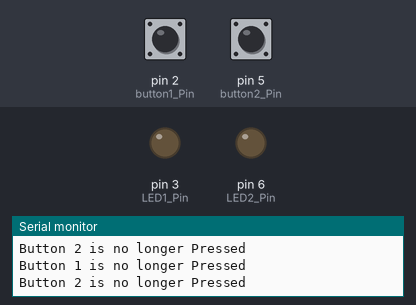
Bench run of a sketch on a simulated Arduino Uno, built with avr-gcc and run on an emulated ATmega328P. Parts: output pins drawn as LEDs (lit = HIGH), the last lines printed to the serial monitor. The inputs (shaded band) are chosen by the test bench; at power-on: pin 2 (button1_Pin) LOW, pin 5 (button2_Pin) LOW.

Above: at 1.2 s.
1.3 s: pin 2 (button1_Pin) pulled HIGH for 0.25 s
At 1.5 s:
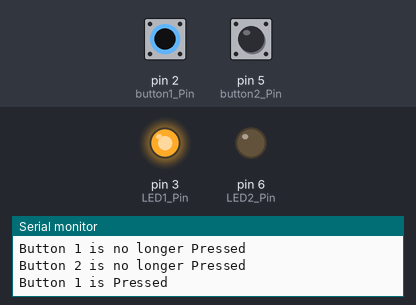
3.1 s: pin 5 (button2_Pin) pulled HIGH for 0.25 s
At 3.4 s:
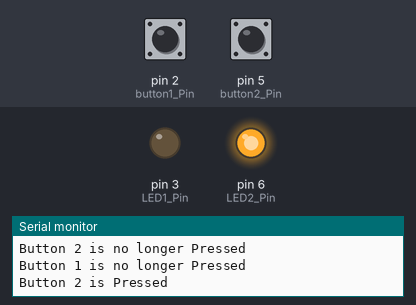
5.0 s: pin 5 (button2_Pin) pulled HIGH for 3.2 s
At 8.7 s:
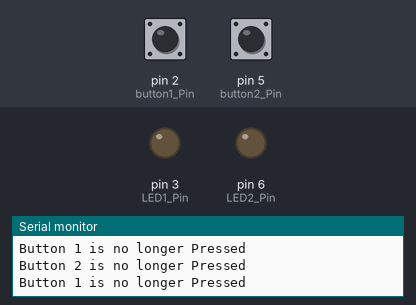
9.8 s: pin 2 (button1_Pin) pulled HIGH for 3.2 s
At 11.2 s:
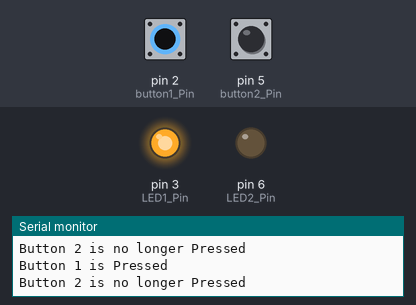
14.5 s: pin 2 (button1_Pin) driven HIGH and pin 5 (button2_Pin) driven HIGH
At 15.4 s:
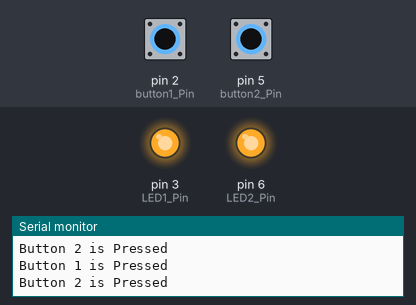
Timing chart, 0 to 17.2 s (numbered marks = the images above; inputs shaded):
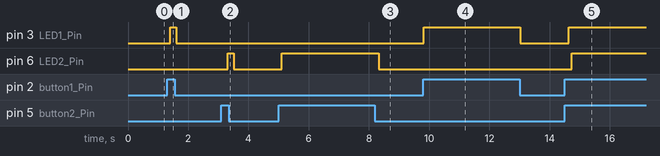

The sketch:

Testing_2LEDs_Arduino.ino
```cpp
const int LED1_Pin=3;
const int LED2_Pin=6;
const int button1_Pin=2;
const int button2_Pin=5;


int button1_state=0;
int button2_state=0;

void setup() {
	// Initialize serial communication - allows printing to the console for debugging.
	Serial.begin(9600);
	pinMode(LED1_Pin, OUTPUT); // Set the LED anode pin as an output
  pinMode(button1_Pin, INPUT); //Set the Button pin as an input
  pinMode(LED2_Pin, OUTPUT); // Set the LED anode pin as an output
  pinMode(button2_Pin, INPUT); //Set the Button pin as an input
}


void loop() {

  //Read Button State
  button1_state = digitalRead(button1_Pin);
  button2_state = digitalRead(button2_Pin);

 if (button1_state==HIGH)
{
   Serial.println("Button 1 is Pressed"); //Print a meassage to the output terminal
    digitalWrite(LED1_Pin, HIGH); // Turn the LED on

}
 else
{
   Serial.println("Button 1 is no longer Pressed"); //Print a meassage to the output terminal
    digitalWrite(LED1_Pin, LOW); // Turn the LED off
}
   delay(100); // Small delay to avoid spamming the serial controller

if (button2_state==HIGH)
{
   Serial.println("Button 2 is Pressed"); //Print a meassage to the output terminal
    digitalWrite(LED2_Pin, HIGH); // Turn the LED on

}
 else
{
   Serial.println("Button 2 is no longer Pressed"); //Print a meassage to the output terminal
    digitalWrite(LED2_Pin, LOW); // Turn the LED off
}
   delay(100); // Small delay to avoid spamming the serial controller
}
```

Measured:
- after the input at 1.3 s, pin 3 (LED1_Pin): LOW → HIGH after 0.10 s, → LOW 0.20 s later
- after the input at 3.1 s, pin 6 (LED2_Pin): LOW → HIGH after 0.21 s, → LOW 0.20 s later
- after the input at 5.0 s, pin 6 (LED2_Pin): LOW → HIGH after 0.11 s, → LOW 3.2 s later
- after the input at 9.8 s, pin 3 (LED1_Pin): LOW → HIGH at once, → LOW 3.2 s later
- after the input at 14.5 s, pin 3 (LED1_Pin): LOW → HIGH after 0.14 s; pin 6 (LED2_Pin): LOW → HIGH after 0.24 s
